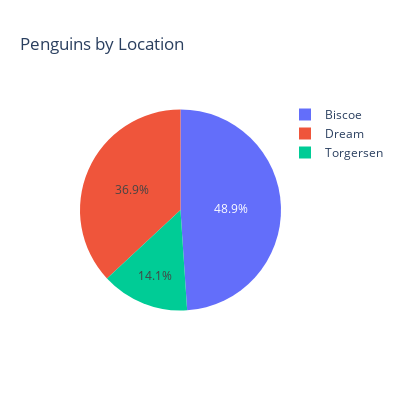

Notebook source saved alongside this figure:
### Code cell
# pie chart for penguins distribution based on the island 
fig = px.pie(peng, 
            names='island',
            width=400,
            height=400,
            title="Penguins by Location")
fig.show()

### Figure 1 — Plotly figure (JSON) as saved in the notebook; plotly's stock layout.template omitted (floating-point values rounded to 4 significant figures; data arrays with more than 128 entries replaced by an {"elided": "..."} marker saying what was removed)
{"data": [{"domain": {"x": [0, 1], "y": [0, 1]}, "hovertemplate": "island=%{label}<extra></extra>", "labels": {"elided": "333 str values"}, "legendgroup": "", "name": "", "showlegend": true, "type": "pie"}], "layout": {"height": 400, "legend": {"tracegroupgap": 0}, "title": {"text": "Penguins by Location"}, "width": 400}}
